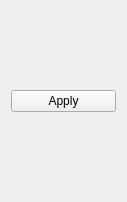
<?xml version="1.0" encoding="UTF-8"?>
<ui version="4.0">
 <class>u5303AForm</class>
 <widget class="QWidget" name="u5303AForm">
  <property name="geometry">
   <rect>
    <x>0</x>
    <y>0</y>
    <width>127</width>
    <height>202</height>
   </rect>
  </property>
  <property name="windowTitle">
   <string>Form</string>
  </property>
  <layout class="QVBoxLayout" name="verticalLayout">
   <item>
    <widget class="QPushButton" name="pushButton">
     <property name="text">
      <string>Apply</string>
     </property>
    </widget>
   </item>
  </layout>
 </widget>
 <resources/>
 <connections/>
</ui>
